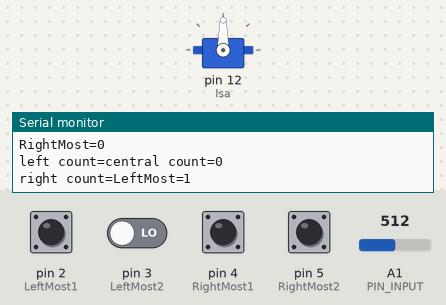
This sketch was run on a simulated Arduino Uno, built with avr-gcc and run on an emulated ATmega328P. Parts: servo, the last lines printed to the serial monitor. The inputs (shaded band) are chosen by the test bench; at power-on: pin 2 (LeftMost1) HIGH, pin 3 (LeftMost2), pin 4 (RightMost1), pin 5 (RightMost2) LOW, A1 (PIN_INPUT) = 512.

Above: at 1.2 s.
1.3 s: pin 2 (LeftMost1) pulled LOW for 0.15 s
At 2.4 s:
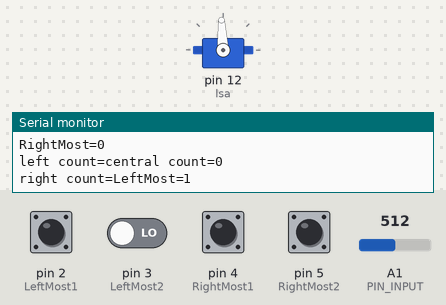
2.9 s: pin 2 (LeftMost1) pulled LOW for 1 s
6.9 s: pin 2 (LeftMost1) driven LOW and pin 3 (LeftMost2) driven HIGH
9.9 s: A1 (PIN_INPUT) set to 122
At 10.9 s:
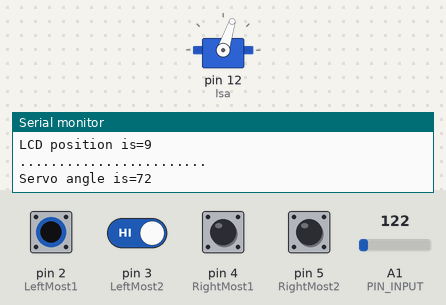
11.4 s: A1 (PIN_INPUT) set to 1023
At 11.9 s:
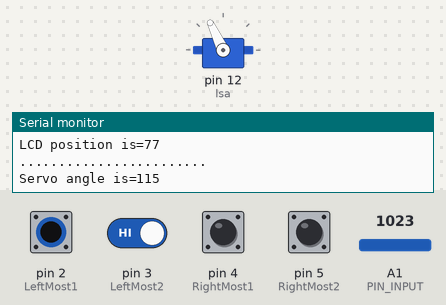
12.9 s: pin 5 (RightMost2) pulled HIGH for 0.15 s
Timing chart, 0 to 15.9 s (numbered marks = the images above; inputs shaded):
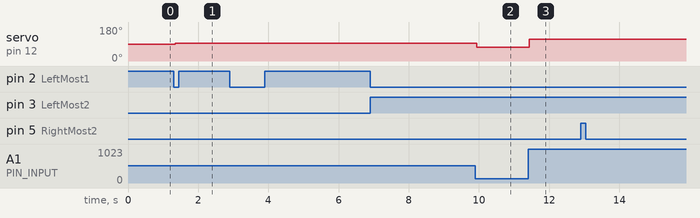

The sketch:

automatic.ino
```cpp
#include <PID_v1.h>
#include <Servo.h>

#define PIN_INPUT A1
#define LeftMost1 2  //U0
#define LeftMost2 3  //U2
#define RightMost1 4 //U5
#define RightMost2 5 //U7

Servo lsa;
int left1, left2, right1, right2;
int  LCD_pos;
int sval;
int RawInput = 0;
int count = 0;// countL = 0, countR = 0;
double RawV = 0;
double Kp = 1, Ki = 0, Kd = 0;
double Setpoint, Input, Output;
char condtn;
PID myPID(&Input, &Output, &Setpoint, Kp, Ki, Kd, DIRECT);
//double LCD_pos =  map( LCD_pos, 0, 70, -35, 35);
void setup()
{
  Setpoint = 70;
  lsa.attach(12);
  myPID.SetMode(AUTOMATIC);
  Serial.begin(9600);

}

void trace()
{
  RawInput = analogRead(PIN_INPUT);
  RawV =  RawInput * (5.0 / 1023.0);
  LCD_pos = ((RawV / 4.5) * 70);
  Input = LCD_pos ;
  myPID.Compute();
  sval = map(Output, 0, 70, 115, 65);
  lsa.write(sval);
  Serial.print("raw input value is=");
  Serial.println(RawInput);
  Serial.println("...........");
  Serial.print("raw input voltage is=");
  Serial.println(RawV);
  Serial.println("...................");
  Serial.print("LCD position is=");
  Serial.println(LCD_pos);
  Serial.println("........................");
  Serial.print("Servo angle is=");
  Serial.println(sval);
  Serial.println("________________________");
}

void loop()
{
  left1 = digitalRead(LeftMost1);
  right1 = digitalRead(RightMost1);
  left2 = digitalRead(LeftMost2);
  right2 = digitalRead(RightMost2);

  if (left1 == LOW && right2 == LOW)
  {
    trace();
  }


  if (left1 == HIGH && left2 == HIGH && right1 == HIGH && right2 == HIGH)
  {
      lsa.write(30);
      delay(1500);
      trace();
      delay(1500);
      lsa.write(105);
      delay(1500);
      lsa.write(30);
      delay(1200);
      lsa.write(135);
      delay(1200);
      lsa.write(30);
      delay(1200);
      lsa.write(135);
      delay(500);
      trace();
    }

  /*if (left1 == HIGH && left2 == HIGH && right1 == LOW && right2 == LOW)

  {
    lsa.write(30);
    lsa.write(30);delay(1500);
    trace();
  }

  if (left1 == LOW && left2 == LOW && right1 == HIGH && right2 == HIGH)
  {
    lsa.write(150);
    delay(1500);
    trace();
  }
  else
  {
    trace();
  }*/

  Serial.print("left count=");
//  Serial.println(countL);
  Serial.print("central count=");
  Serial.println(count);
  Serial.print("right count=");
//  Serial.println(countR);
  Serial.print("LeftMost=");
  Serial.println(left1);
  Serial.print("RightMost=");
  Serial.println(right1);

}
```

Measured:
- after the input at 1.3 s, servo on pin 12 (lsa): 90° → 93° after 0.05 s
- after the input at 9.9 s, servo on pin 12 (lsa): 93° → 72° at once
- after the input at 11.4 s, servo on pin 12 (lsa): 72° → 115° at once
